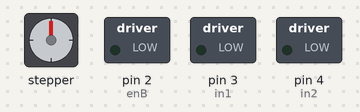
Bench run of a sketch on a simulated Arduino Mega 2560, built with avr-gcc and run on an emulated ATmega2560. Parts: stepper motor, switched loads named in the sketch (green lamp = pin HIGH). Stepper angles assume 2048 steps per turn.

Above: at 0.1 s.
At 2.1 s:
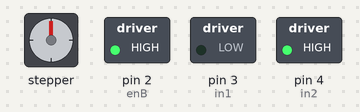
At 3.1 s:
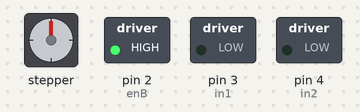
At 12.7 s:
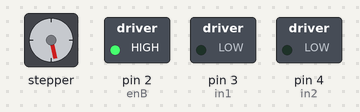
At 22.4 s:
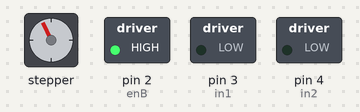
At 32.1 s:
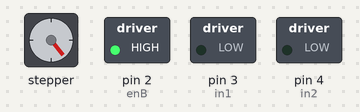
Timing chart, 0 to 33.6 s (numbered marks = the images above):
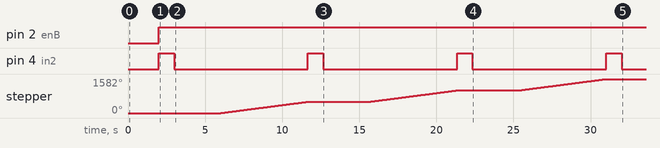

Measured:
- by itself, pin 2 (enB): LOW → HIGH at 2.0 s
- by itself, pin 4 (in2): alternates HIGH for 1.0 s and LOW for 8.7 s
- by itself, stepper: turns 527° clockwise in 5.7 s, then 527° clockwise in 5.7 s, then 528° clockwise in 5.7 s

The sketch:

MEC830_Robot_Sec01_Group03.ino
```cpp
// MEC830 - Robot Car

// Contributers:
// Fareed Syed - 500819438
// Jeremiah Lumbantobing - 500826233
// MP - 500590070
// Add your name - student#
//test
// testing github pull option

#include <Stepper.h>
Stepper stepper(32, 8, 9, 10, 11);

// DC Motor
int enB = 2;
int in1 = 3;
int in2 = 4;
int i = 0;

bool stop_task2 = false;
bool stop_task3 = false;
bool stop_task4 = false;

const int x_key = A1;
const int y_key = A0;

int x_pos;
int y_pos;

void setup() {
  // Set all the motor control pins to outputs
  pinMode(enB, OUTPUT);
  pinMode(in1, OUTPUT);
  pinMode(in2, OUTPUT);

  // Turn off motors - Initial stateppull
  digitalWrite(in1, LOW);
  digitalWrite(in2, LOW);

  stepper.setSpeed(1000);

  pinMode (x_key, INPUT) ;  //declaring the joystick inputs
  pinMode (y_key, INPUT) ;
}

void loop() {
  //  Task_1();
  //  Task_2();
  //  Task_3();
  Task_4();
}

// This function lets you control spinning direction of motors
void run_DC_motor() {
  // Set motors to maximum speed
  // For PWM maximum possible values are 0 to 255
  analogWrite(enB, 255);

  // Turn on motor to Go forward
  digitalWrite(in1, LOW);
  digitalWrite(in2, HIGH);
  delay(1000);

  // Turn off motors
  digitalWrite(in1, LOW);
  digitalWrite(in2, LOW);
  delay(1000);

}

void Task_1() {
  x_pos = analogRead (x_key) ;  //reading joystick signals
  y_pos = analogRead (y_key) ;
  Serial.print(x_key);
  Serial.print(" ");
  Serial.println(y_key);

  if (x_pos < 300) {

    analogWrite(enB, 255);

    // Turn on motor to Go forward
    digitalWrite(in1, LOW);
    digitalWrite(in2, HIGH);
    delay(1000);
    // Turn off motors
    digitalWrite(in1, LOW);
    digitalWrite(in2, LOW);
  }


  if (x_pos > 700) {

    analogWrite(enB, 255);

    // Turn on motor to Go forward
    digitalWrite(in1, HIGH);
    digitalWrite(in2, LOW);
    delay(2500); ;
    // Turn off motors
    digitalWrite(in1, LOW);
    digitalWrite(in2, LOW);


  }


  if (y_pos < 300) {

    stepper.step (100) ;

  }

  if (y_pos > 700) {

    stepper.step (-100);

  }
}

void Task_2() {
  delay(2000);
  while (stop_task2 == false) {
    run_DC_motor();
    stepper.step(3000);
    delay(1000);
    run_DC_motor();
    stepper.step(-3000);
    run_DC_motor();
    delay(1000);
    stop_task2 = true;
  }
}

void Task_3() {
  delay(2000);
  while (stop_task3 == false) {
    run_DC_motor();
    stepper.step(-1250);
    run_DC_motor();
    stepper.step(1250);
    run_DC_motor();
    stepper.step(1250);
    run_DC_motor();
    stepper.step(-1250);
    run_DC_motor();
    stop_task3 = true;
  }
}

void Task_4() {
  delay(2000);
  while (stop_task4 == false) {
    run_DC_motor();
    delay(2000);
    i++;
    if (i == 4) {
      stop_task4 = true;
      break;
    }
    stepper.step(3000);
  }
}
```
